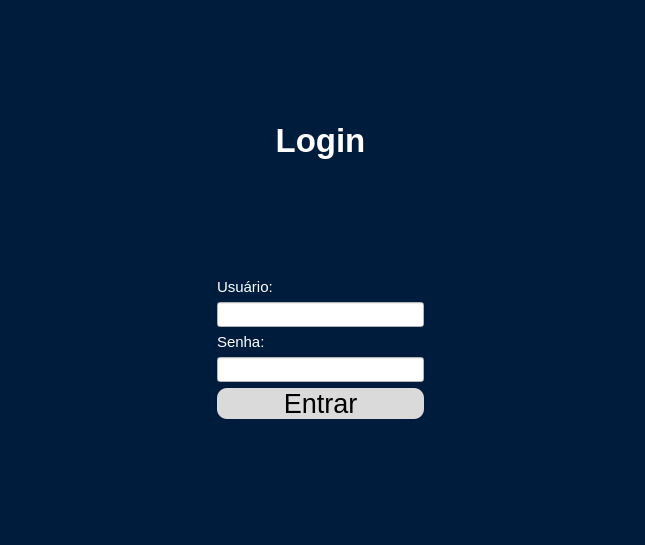
<?xml version="1.0" encoding="UTF-8"?>
<ui version="4.0">
 <class>MainWindow</class>
 <widget class="QMainWindow" name="MainWindow">
  <property name="geometry">
   <rect>
    <x>0</x>
    <y>0</y>
    <width>645</width>
    <height>545</height>
   </rect>
  </property>
  <property name="minimumSize">
   <size>
    <width>645</width>
    <height>545</height>
   </size>
  </property>
  <property name="windowTitle">
   <string>Login</string>
  </property>
  <property name="styleSheet">
   <string notr="true">background-color: rgb(0, 28, 61);</string>
  </property>
  <widget class="QWidget" name="centralwidget">
   <widget class="QWidget" name="gridLayoutWidget">
    <property name="geometry">
     <rect>
      <x>0</x>
      <y>0</y>
      <width>641</width>
      <height>541</height>
     </rect>
    </property>
    <layout class="QGridLayout" name="gridLayout">
     <property name="leftMargin">
      <number>9</number>
     </property>
     <property name="topMargin">
      <number>9</number>
     </property>
     <property name="rightMargin">
      <number>9</number>
     </property>
     <property name="bottomMargin">
      <number>9</number>
     </property>
     <item row="6" column="2">
      <spacer name="horizontalSpacer">
       <property name="orientation">
        <enum>Qt::Horizontal</enum>
       </property>
       <property name="sizeHint" stdset="0">
        <size>
         <width>40</width>
         <height>20</height>
        </size>
       </property>
      </spacer>
     </item>
     <item row="5" column="1">
      <widget class="QLabel" name="label_2">
       <property name="font">
        <font>
         <pointsize>11</pointsize>
         <weight>50</weight>
         <bold>false</bold>
        </font>
       </property>
       <property name="styleSheet">
        <string notr="true">color: rgb(255, 255, 255);</string>
       </property>
       <property name="text">
        <string>Usuário:</string>
       </property>
      </widget>
     </item>
     <item row="9" column="1">
      <widget class="QPushButton" name="Entrar">
       <property name="minimumSize">
        <size>
         <width>100</width>
         <height>30</height>
        </size>
       </property>
       <property name="maximumSize">
        <size>
         <width>400</width>
         <height>50</height>
        </size>
       </property>
       <property name="font">
        <font>
         <pointsize>20</pointsize>
        </font>
       </property>
       <property name="styleSheet">
        <string notr="true">background-color: rgb(218, 218, 218);
border-radius: 10px;</string>
       </property>
       <property name="text">
        <string>Entrar</string>
       </property>
      </widget>
     </item>
     <item row="0" column="1">
      <spacer name="verticalSpacer">
       <property name="orientation">
        <enum>Qt::Vertical</enum>
       </property>
       <property name="sizeHint" stdset="0">
        <size>
         <width>20</width>
         <height>40</height>
        </size>
       </property>
      </spacer>
     </item>
     <item row="3" column="1">
      <widget class="QLabel" name="label">
       <property name="font">
        <font>
         <pointsize>25</pointsize>
         <weight>75</weight>
         <bold>true</bold>
        </font>
       </property>
       <property name="styleSheet">
        <string notr="true">color: rgb(255, 255, 255);</string>
       </property>
       <property name="text">
        <string>Login</string>
       </property>
       <property name="alignment">
        <set>Qt::AlignCenter</set>
       </property>
      </widget>
     </item>
     <item row="7" column="1">
      <widget class="QLabel" name="label_3">
       <property name="font">
        <font>
         <pointsize>11</pointsize>
        </font>
       </property>
       <property name="styleSheet">
        <string notr="true">color: rgb(255, 255, 255);</string>
       </property>
       <property name="text">
        <string>Senha:</string>
       </property>
      </widget>
     </item>
     <item row="10" column="1">
      <spacer name="verticalSpacer_2">
       <property name="orientation">
        <enum>Qt::Vertical</enum>
       </property>
       <property name="sizeHint" stdset="0">
        <size>
         <width>20</width>
         <height>40</height>
        </size>
       </property>
      </spacer>
     </item>
     <item row="6" column="0">
      <spacer name="horizontalSpacer_2">
       <property name="orientation">
        <enum>Qt::Horizontal</enum>
       </property>
       <property name="sizeHint" stdset="0">
        <size>
         <width>40</width>
         <height>20</height>
        </size>
       </property>
      </spacer>
     </item>
     <item row="4" column="1">
      <spacer name="verticalSpacer_3">
       <property name="orientation">
        <enum>Qt::Vertical</enum>
       </property>
       <property name="sizeHint" stdset="0">
        <size>
         <width>20</width>
         <height>40</height>
        </size>
       </property>
      </spacer>
     </item>
     <item row="8" column="1">
      <widget class="QLineEdit" name="lineEdit_2">
       <property name="minimumSize">
        <size>
         <width>100</width>
         <height>25</height>
        </size>
       </property>
       <property name="maximumSize">
        <size>
         <width>400</width>
         <height>25</height>
        </size>
       </property>
       <property name="styleSheet">
        <string notr="true">background-color: rgb(255, 255, 255);</string>
       </property>
      </widget>
     </item>
     <item row="6" column="1">
      <widget class="QLineEdit" name="lineEdit">
       <property name="minimumSize">
        <size>
         <width>100</width>
         <height>25</height>
        </size>
       </property>
       <property name="maximumSize">
        <size>
         <width>400</width>
         <height>25</height>
        </size>
       </property>
       <property name="styleSheet">
        <string notr="true">background-color: rgb(255, 255, 255);</string>
       </property>
      </widget>
     </item>
    </layout>
   </widget>
  </widget>
  <widget class="QStatusBar" name="statusbar"/>
 </widget>
 <resources/>
 <connections/>
</ui>
